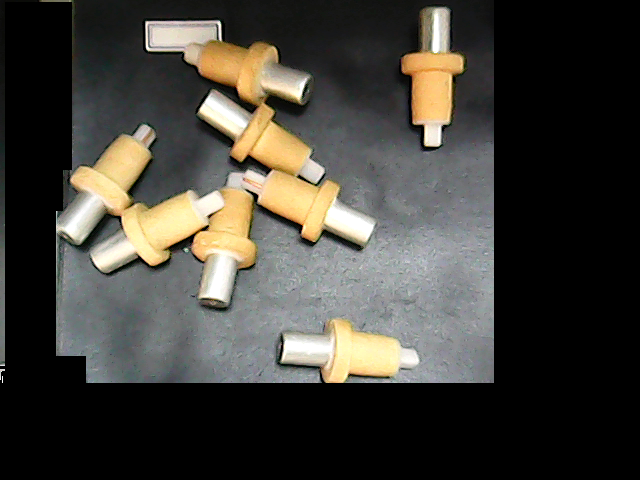
%> input picture lesson-01_采样头个数识别/03.png, 640 x 480 px
$ octave count4.m   (GNU Octave 9; MATLAB toolbox functions it lacks are replaced by stand-ins)
%> lines starting %> are read from the running program, lines starting %| are printed output that depends on the picture; in (x1, y1, x2, y2) boxes, pixels count from 0 and x2, y2 are one past the last pixel; in counts of white or black regions, pixels touching at a corner belong together; the program's own positions count from 1
clear all;
close all;
img2 = imread('D:\图像作业\lesson-01_采样头个数识别\03.png');
%> img2 is the input picture: size 480x640x3 uint8; mean R, G, B 66.2, 63.9, 57.4
h = im2double(img2);
h(:,:,2) = 1;
h(:,:,3) = 1;
for j=1:480
    for i=1:640
        if(h(j,i,1)<0.85)
            hc(j,i) = 0;
        else
            hc(j,i) = 1;
        end
    end
end
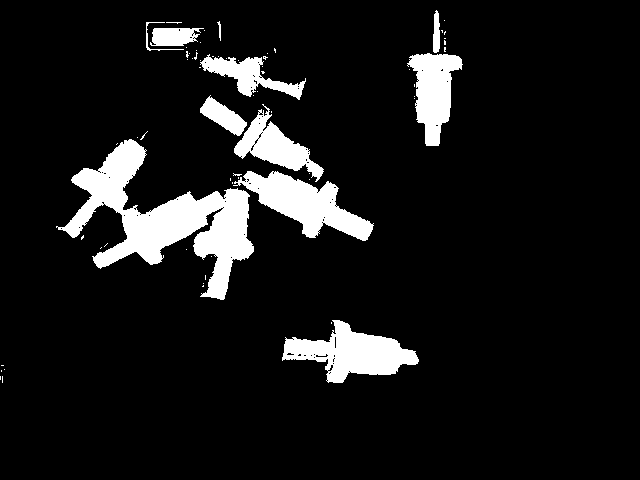
%> hc: size 480x640 double; values 0 (black) and 1 (white), 9.4% white; 68 white regions (57 under 20 px), largest, box (x1, y1, x2, y2) and area: (56, 139, 254, 300) 11042, (282, 320, 419, 383) 4252, (233, 171, 374, 241) 4242

hc0 = bwareaopen(hc,100);
%> hc0: size 480x640 logical; 9.3% white; 10 white regions
hcl = bwlabel(hc0);
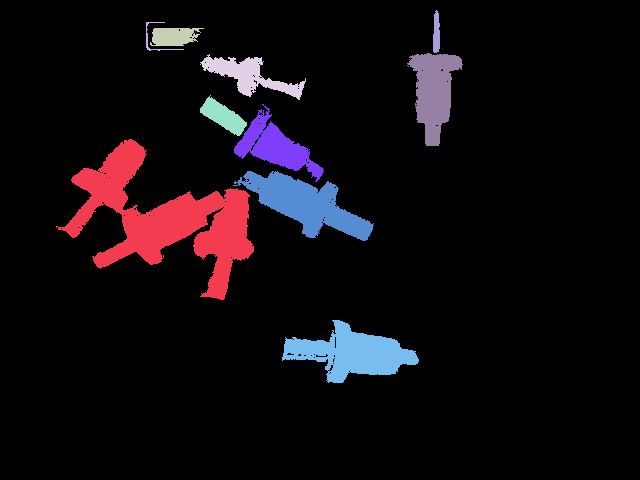
%> hcl: size 480x640 double; 11 distinct labels, from 0 to 10; one colour per label, 0 black
statsc = regionprops(hcl,'Area');
%> statsc = 10 regions; largest, Area: 11042, 4252, 4242, 2937, 2444
statscp = regionprops(hcl,'BoundingBox');
%> statscp = 10 regions; largest, box (x1, y1, x2, y2): (56, 139, 254, 300), (233, 171, 374, 241), (282, 320, 419, 383), (234, 104, 324, 182), (407, 53, 463, 146)
rects = cat(1,  statscp.BoundingBox);
%> rects = 10 rows, first 8: [56.5 139.5 198 161; 146.5 22.5 38 29; 150.5 28.5 54 18; 200.5 54.5 106 46; 200.5 95.5 47 41; 233.5 171.5 141 70; 234.5 104.5 90 78; 282.5 320.5 137 63]
statscl = regionprops(hcl,'Centroid');
%> statscl = 10 regions; first 5, Centroid: [165.6 219.4], [155.6 39.7], [174.2 37], [249.8 76.1], [223.9 117]
imshow(hcl);   %先显示图片
hold on;    %画出boundingbox的矩形区域  'EdgeColor','g'
for i = 1:size(rects, 1)
    rectangle('position', rects(i, :), 'EdgeColor', 'r');
end
%> this loop made 10 passes

hc = imerode(hcl,strel('square',5));
%> hc: size 480x640 double; 10 distinct labels, from 0 to 10
figure,imshow(hc);title('fushi');
hc0 = bwareaopen(hc,100);
%> hc0: size 480x640 logical; 6.4% white; 11 white regions
hc7 = bwlabel(hc0);
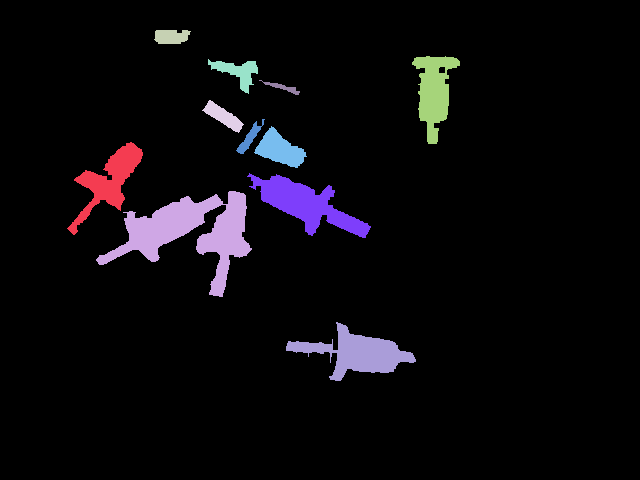
%> hc7: size 480x640 double; 12 distinct labels, from 0 to 11; one colour per label, 0 black
statsc7 = regionprops(hc7,'Area');
%> statsc7 = 11 regions; largest, Area: 5921, 3099, 2994, 2244, 2184
statscp7 = regionprops(hc7,'BoundingBox');
%> statscp7 = 11 regions; largest, box (x1, y1, x2, y2): (96, 191, 252, 297), (247, 173, 371, 238), (286, 322, 416, 381), (67, 142, 143, 235), (412, 56, 460, 144)
rects7 = cat(1,  statscp7.BoundingBox);
%> rects7 = 11 rows, first 8: [67.5 142.5 76 93; 96.5 191.5 156 106; 154.5 30.5 37 14; 202.5 100.5 42 33; 208.5 59.5 50 35; 236.5 119.5 29 35; 247.5 173.5 124 65; 254.5 126.5 53 42]
statscl7 = regionprops(hc7,'Centroid');
%> statscl7 = 11 regions; first 5, Centroid: [109.4 181.7], [190.4 233.2], [171.8 37.3], [223.9 117], [238.4 72.4]
statsch7 = regionprops(hc7,'ConvexHull');
%> statsch7 = 11 items
rech7= cat(1,  statsch7.ConvexHull);
%> rech7 = 190 rows, first 12: [143.5 156; 141.5 162; 121.5 211; 121 211.5; 75 235.5; 74 235.5; 67.5 229; 74.5 180; 77 177.5; 86 170.5; 127 143.5; 131 142.5]
figure,imshow(hc7);title('元素正方形5腐蚀后，框出联通区域');   %先显示图片
hold on;    %画出boundingbox的矩形区域  'EdgeColor','g'
for i = 1:size(rects7, 1)
    rectangle('position', rects7(i, :), 'EdgeColor', 'r');
end
%> this loop made 11 passes

% 求区域间的最小联通距离,并将联通区域连接起来
bw2 = ismember(hc7, find([statsc7.Area] < 2500));
%> bw2: size 480x640 logical; 2.5% white; 8 white regions, largest, box (x1, y1, x2, y2) and area: (67, 142, 143, 235) 2244, (412, 56, 460, 144) 2184, (254, 126, 307, 168) 1121
% 填充空洞
bw2 = imfill(bw2,'holes');
%> bw2: size 480x640 logical; 2.5% white; 8 white regions, largest, box (x1, y1, x2, y2) and area: (67, 142, 143, 235) 2244, (412, 56, 460, 144) 2219, (254, 126, 307, 168) 1121
figure,imshow(bw2);title('删除面积大于2500');
statbw2 = regionprops(bw2,'Area','Centroid');
%> statbw2 = 8 regions; Area and Centroid: 2244 [109.4 181.7], 2219 [434.8 92.2], 1121 [280.5 150.2], 688 [238.4 72.4], 539 [223.9 117], 431 [171.8 37.3], 289 [250.3 138.6], 161 [283.5 88.1]
b = bwperim(bw2);
%> b: size 480x640 logical; 0.39% white in thin lines or dots, all inside (x1, y1, x2, y2) = (67, 30, 460, 235)
[L,num]=bwlabel(b);
%> L: size 480x640 double; 9 distinct labels, from 0 to 8
%> num = 8
countnum = num;
%> countnum = 8
z=1;
imshow(b)
hold on
for i1 = 1:num-1
    [x,y]=find(L==i1);
%     statbw2(8).Area
    c =0;
    stari1 = (statbw2(i1).Area>2000);
    for j1= (i1+1):num
        [x1,y1]=find(L==j1);
%         statbw2(9).Area
        for i=1:size(x,1)
            for j=1:size(x1,1)
                c(i,j)=sqrt((x(i)-x1(j))^2+(y(i)-y1(j))^2);
            end
        end
        d=min(min(c));
        starj1 = (statbw2(j1).Area>2000);
        if d<11&&(~(stari1&&starj1))
            counth(z)=d;
            z = z+1;
            countnum = countnum-1;
            hold on;
            [x2,y2]=find(c==d);
%           当d的值出现两个解的时候选取第一个解为最终计算解
            if length(x2)>=2
                x2 = x2(1);
                y2 = y2(1);
            end

            bw2 = DrawLineImage(bw2,y(x2),x(x2),y1(y2),x1(y2));
            plot([y(x2),y1(y2)],[x(x2),x1(y2)],'r*-')
            text(y(x2),x(x2),num2str(d),'FontSize',18,'Color','b')
        end
    end
end
%> this loop made 7 passes
%> bw2: size 480x640 logical; 2.5% white; 5 white regions, box (x1, y1, x2, y2) and area: (67, 142, 143, 235) 2244, (412, 56, 460, 144) 2219, (202, 100, 307, 168) 1959, (208, 59, 300, 95) 854, (154, 30, 191, 44) 431
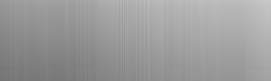
%> c: size 81x271 double; min 116.2, max 200.9, mean 155.5
%> after the loop, counth = [8.06 7.21 6.4]; countnum = 5; x2 = 73; y2 = 29; z = 4
figure,imshow(bw2);title('直线联通区域');
hc20 = bwareaopen(bw2,500);
%> hc20: size 480x640 logical; 2.4% white; 4 white regions, box (x1, y1, x2, y2) and area: (67, 142, 143, 235) 2244, (412, 56, 460, 144) 2219, (202, 100, 307, 168) 1959, (208, 59, 300, 95) 854
hc2l = bwlabel(hc20);
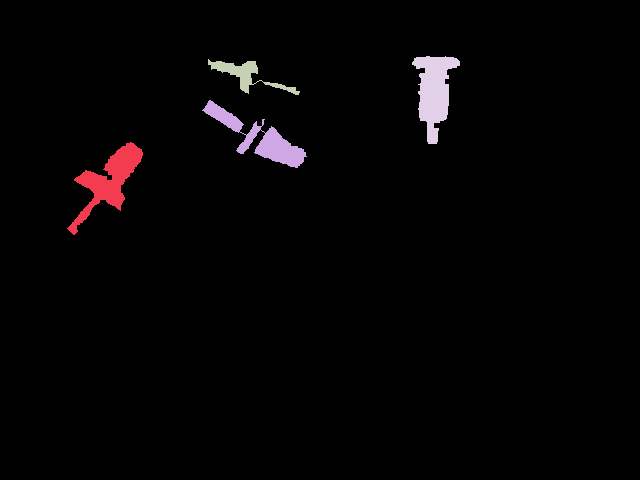
%> hc2l: size 480x640 double; 5 distinct labels, from 0 to 4; one colour per label, 0 black
stat21 = regionprops(hc2l,'Area','Centroid');
%> stat21 = 4 regions; Area and Centroid: 2244 [109.4 181.7], 2219 [434.8 92.2], 1959 [260.3 139.3], 854 [247 75.4]
Icent1 = cat(1,stat21.Centroid);
%> Icent1 = [109.4 181.7; 260.3 139.3; 247 75.43; 434.8 92.24]
countfnum = length(stat21);
%> countfnum = 4
for i=1:length(stat21)
    if stat21(i).Area>5000
        countfnum = countfnum + 1;
    end
end
%> this loop made 4 passes
opencount = 0;
for i=1:length(statsc7)
    if statsc7(i).Area>2500&&statsc7(i).Area<5000
        opencount = opencount + 1;
    else if statsc7(i).Area>5000
            opencount = opencount + 2;
        end
    end
end
zzzzz = opencount + countfnum
%> zzzzz = 8

hca25 = bwareaopen(hc7,2500);
%> hca25: size 480x640 logical; 3.9% white; 3 white regions, box (x1, y1, x2, y2) and area: (96, 191, 252, 297) 5921, (247, 173, 371, 238) 3099, (286, 322, 416, 381) 2994
hca5 = bwareaopen(hc7,5000);
%> hca5: size 480x640 logical; 1.9% white; 1 white region, box (x1, y1, x2, y2) and area: (96, 191, 252, 297) 5921
figure,imshow(hca5);title('面积大于5000');
hcasub = imsubtract(hca25,hca5);
%> hcasub: size 480x640 double; values 0 (black) and 1 (white), 2% white; 2 white regions, box (x1, y1, x2, y2) and area: (247, 173, 371, 238) 3099, (286, 322, 416, 381) 2994
hcasub = bwlabel(hcasub);
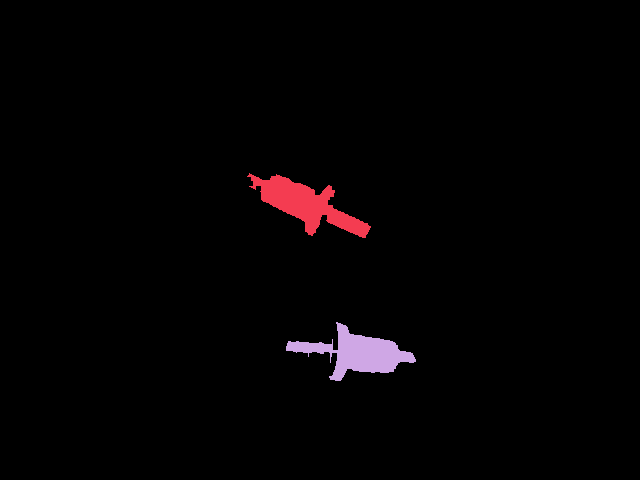
%> hcasub: size 480x640 double; 3 distinct labels, from 0 to 2; one colour per label, 0 black
stathca51s = regionprops(hcasub,'Area','Centroid');
%> stathca51s = 2 regions; Area and Centroid: 3099 [307.2 205.1], 2994 [357.9 353.9]
Icent2 = cat(1,stathca51s.Centroid);
%> Icent2 = [307.2 205.1; 357.9 353.9]
figure,imshow(hcasub);title('面积大于2500小于5000');

hca5 = imerode(hca5,strel('square',15));
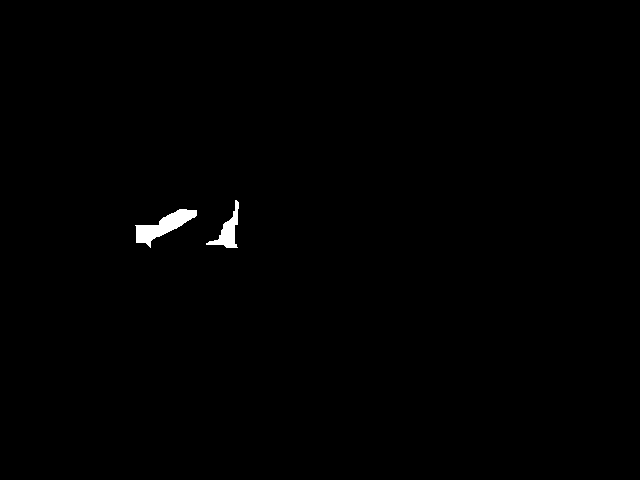
%> hca5: size 480x640 logical; 0.48% white; 2 white regions, box (x1, y1, x2, y2) and area: (135, 209, 197, 248) 950, (206, 200, 239, 248) 535
figure,imshow(hca5);title('被腐蚀');
% hca51 = imdilate(hca5,strel('disk',4));
% figure,imshow(hca51);title('结构元素圆10膨胀');
% hca52 = imopen(hca5,strel('disk',10));
% figure,imshow(hca52);title('开操作');
stathca5 = regionprops(hca5,'Area','Centroid');
%> stathca5 = 2 regions; Area and Centroid: 950 [164.2 226.5], 535 [228.8 232]
if length(stathca5)
    [Lca5,numca5]=bwlabel(hca5);
%> Lca5: size 480x640 double; 3 distinct labels, from 0 to 2
%> numca5 = 2
%> (the run ends here)
